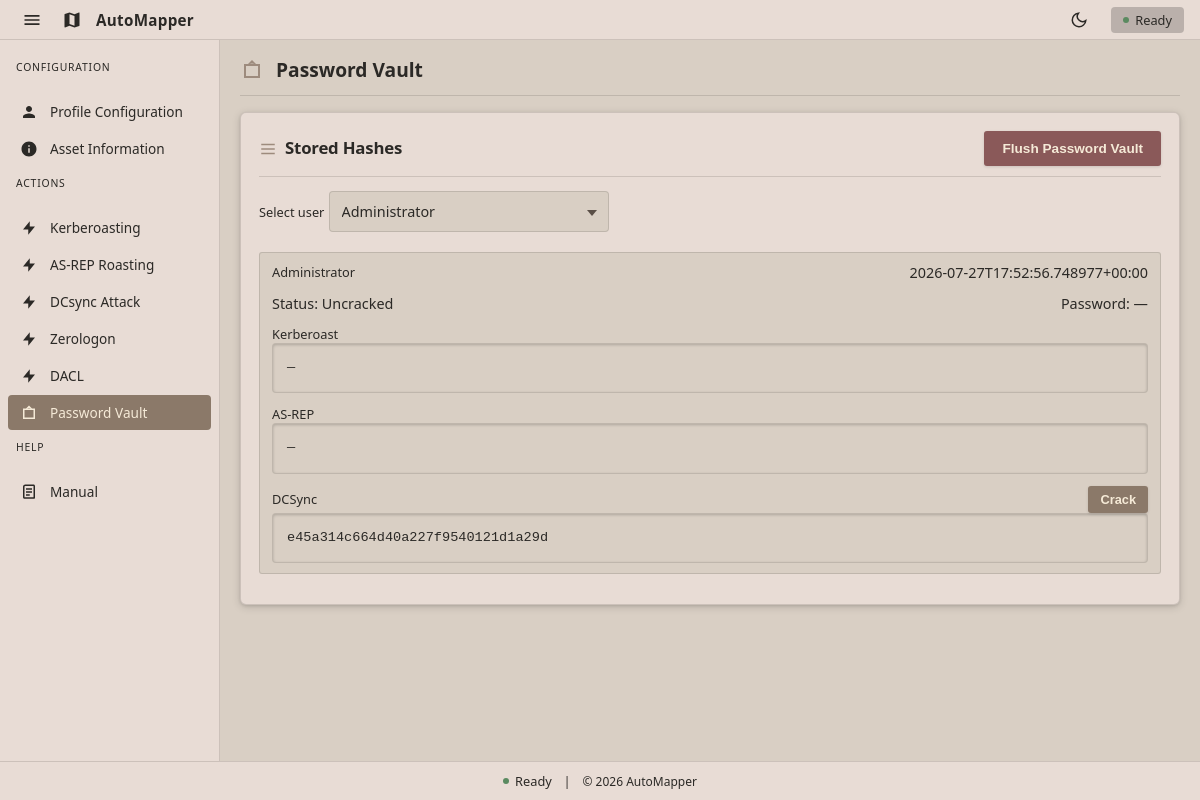
Page /vault on the committed database.
### tables this page shows
CREATE TABLE users (
    username text,
    description text,
    groups text,
    ntlmHash text,
    kerberosHash text,
    asrepHash text,
    password text,
    lastSet timestamp
, pwdLastSet text, machineAccountQuota text);

### app/routes/main.py (the view, shortened to what this page needs)
@main_bp.route("/vault", methods=["GET", "POST"])
def vault():
    users = fetch_vault_users()
    selected_username = request.args.get("username")
    if not selected_username and users:
        selected_username = users[0]["username"]
    status_message = None
    error = None
    cracked_lines = []
    selected_user = next(
        (user for user in users if user["username"] == selected_username),
        None,
    )
    return render_template(
        "vault.html",
        users=users,
        selected_user=selected_user,
        selected_username=selected_username,
        status_message=status_message,
        error=error,
        cracked_lines=cracked_lines,
    )

### app/db/database.py (called while the page is built)
def get_db():
    conn = sqlite3.connect(DB_PATH)
    conn.row_factory = sqlite3.Row
    return conn

def _normalize_username(value):
    if not value:
        return value
    return value.split("\\", 1)[-1]

### app/templates/vault.html (shortened to what this page needs)
{% extends 'base.html' %}
{% block content %}
<div class="page-header">
  <svg viewBox="0 0 24 24"><path d="M12 2l4 4h4v14H4V6h4l4-4zm0 3.41L9.41 6h5.18L12 5.41zM6 8v10h12V8H6z"/></svg>
  <h1 class="page-title">Password Vault</h1>
</div>
<section class="card wide">
  <div class="card-header">
    <svg viewBox="0 0 24 24"><path d="M3 5h18v2H3V5zm0 6h18v2H3v-2zm0 6h18v2H3v-2z"/></svg>
    <h1>Stored Hashes</h1>
    <form method="POST" style="margin-left: auto;">
      <button class="btn danger" name="action" value="flush" type="submit">
        Flush Password Vault
      </button>
    </form>
  </div>
  {% if users %}
  <form method="GET" class="form" style="margin-bottom: 16px;">
    <div class="field" style="max-width: 360px;">
      <label for="vault-user-select">Select user</label>
      <div class="select-wrapper">
        <select id="vault-user-select" name="username" class="input" onchange="this.form.submit()">
          {% for user in users %}
          <option value="{{ user.username }}" {% if selected_username == user.username %}selected{% endif %}>
            {{ user.username }}
          </option>
          {% endfor %}
        </select>
      </div>
    </div>
  </form>
  {% if selected_user %}
  <div class="output">
    <div class="output-row" style="align-items: flex-start; flex-direction: column; gap: 0.75rem;">
      <div style="display: flex; justify-content: space-between; width: 100%; gap: 1rem; flex-wrap: wrap;">
        <span class="label">{{ selected_user.username }}</span>
        <span class="value">{{ selected_user.timestamp or '—' }}</span>
      </div>
      <div style="display: flex; justify-content: space-between; width: 100%; gap: 1rem; flex-wrap: wrap;">
        <span class="value">Status: {{ selected_user.status }}</span>
        <span class="value">Password: {{ selected_user.password or '—' }}</span>
      </div>
      <div style="display: grid; gap: 0.75rem; width: 100%;">
        <div>
          <div style="display: flex; align-items: center; justify-content: space-between; gap: 0.75rem;">
            <span class="label">Kerberoast</span>
          </div>
          <pre class="result-box" style="width: 100%; margin: 0; white-space: pre-wrap; word-break: break-all;">{{ selected_user.kerberos_hash or '—' }}</pre>
        </div>
        <div>
          <div style="display: flex; align-items: center; justify-content: space-between; gap: 0.75rem;">
            <span class="label">AS-REP</span>
          </div>
          <pre class="result-box" style="width: 100%; margin: 0; white-space: pre-wrap; word-break: break-all;">{{ selected_user.asrep_hash or '—' }}</pre>
        </div>
        <div>
          <div style="display: flex; align-items: center; justify-content: space-between; gap: 0.75rem;">
            <span class="label">DCSync</span>
            {% if selected_user.ntlm_hash %}
            <form method="POST" style="margin: 0;">
              <button class="btn small" name="action" value="crack">Crack</button>
            </form>
            {% endif %}
          </div>
          <pre class="result-box" style="width: 100%; margin: 0; white-space: pre-wrap; word-break: break-all;">{{ selected_user.ntlm_hash or '—' }}</pre>
        </div>
      </div>
    </div>
  </div>
  {% endif %}
  {% else %}
  <div class="notice">No hashes stored yet. Run kerberoasting, AS-REP roasting, or DCSync to populate the vault.</div>
  {% endif %}
</section>
{% endblock %}

### rows in the picture
users: username "Administrator", lastSet "2026-07-27T17:52:56.748977+00:00", ntlmHash "e45a314c664d40a227f9540121d1a29d"

### other values in the picture
{{ selected_user.status }} "Uncracked"
{{ selected_user.password or '—' }} "—"
{{ selected_user.kerberos_hash or '—' }} "—"
{{ selected_user.asrep_hash or '—' }} "—"
form field username "Administrator"
